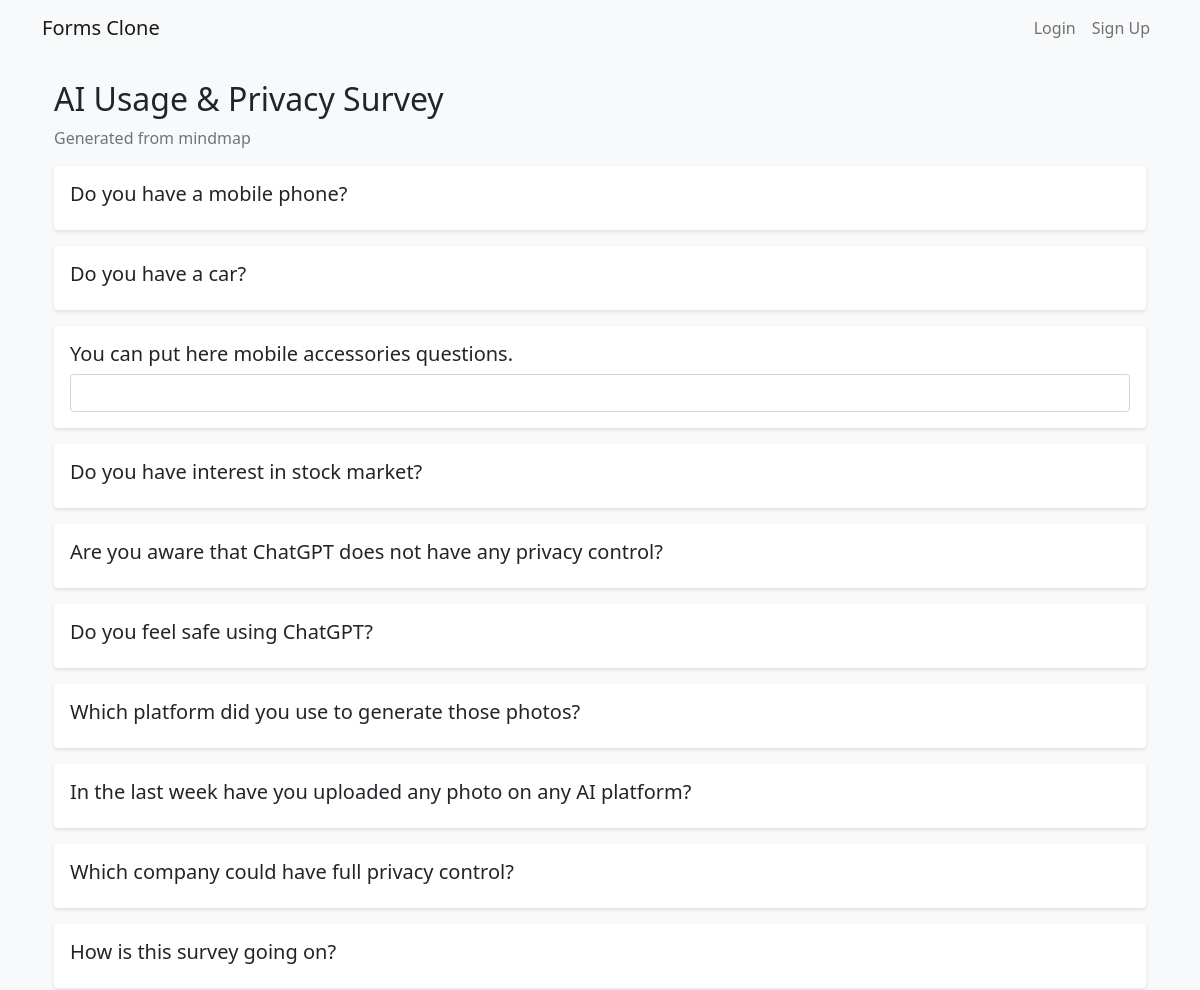
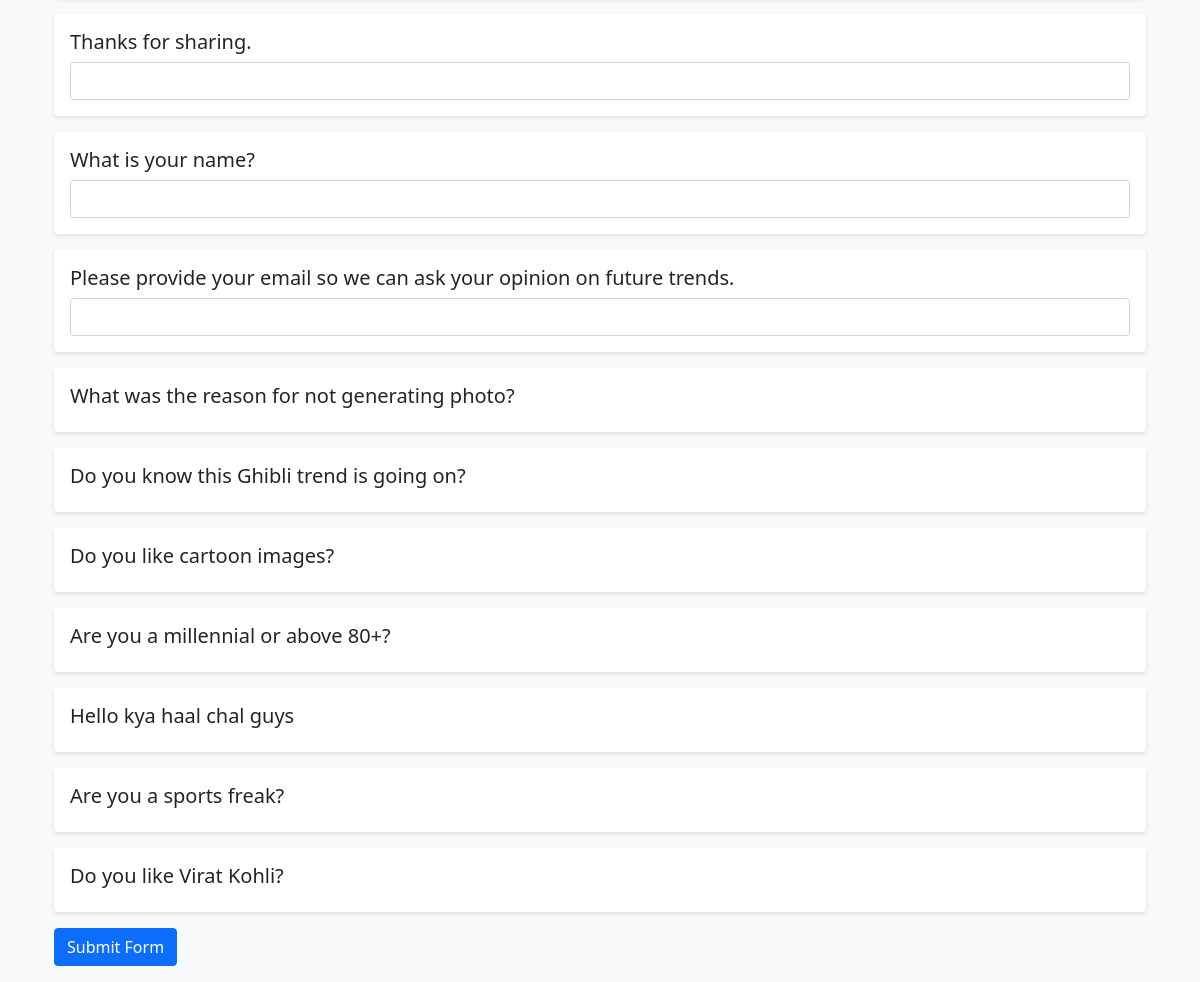
The app's page /form/30 with its own data (2 pictures, top to bottom).
### app.py (models this page shows, shortened)
class Form(db.Model):
    id = db.Column(db.Integer, primary_key=True)
    title = db.Column(db.String(200), nullable=False)
    description = db.Column(db.Text)
    created_at = db.Column(db.DateTime, default=datetime.utcnow)
    user_id = db.Column(db.Integer, db.ForeignKey('user.id', name='fk_form_user'), nullable=False)
    company_id = db.Column(db.Integer, db.ForeignKey('company.id', name='fk_form_company'), nullable=True)
    questions = db.relationship('Question', backref='form', lazy=True, cascade='all, delete-orphan')
    responses = db.relationship('Response', backref='form', lazy=True, cascade='all, delete-orphan')

class Question(db.Model):
    id = db.Column(db.Integer, primary_key=True)
    form_id = db.Column(db.Integer, db.ForeignKey('form.id'), nullable=False)
    question_text = db.Column(db.String(500), nullable=False)
    question_type = db.Column(db.String(20), nullable=False)  # text, multiple_choice, checkbox
    options = db.Column(db.Text)  # JSON string for multiple choice/checkbox options
    required = db.Column(db.Boolean, default=False)
    order = db.Column(db.Integer, nullable=False)

### app.py (the view)
@app.route('/form/<int:form_id>')
def view_form(form_id):
    form = Form.query.get_or_404(form_id)
    return render_template('view_form.html', form=form)

### templates/view_form.html (shortened to what this page needs)
{% extends "base.html" %}
{% block content %}
<div class="container mt-4">
    <h2>{{ form.title }}</h2>
    <p class="text-muted">{{ form.description }}</p>
    <form method="POST" action="{{ url_for('submit_form', form_id=form.id) }}">
        {% for question in form.questions %}
        <div class="card mb-3">
            <div class="card-body">
                <h5 class="card-title">{{ question.question_text }}</h5>
                {% if question.question_type == 'text' %}
                    <input type="text" class="form-control" name="question_{{ question.id }}" required>
                {% elif question.question_type == 'email' %}
                    <input type="email" class="form-control" name="question_{{ question.id }}" required>
                {% endif %}
            </div>
        </div>
        {% endfor %}
        <div class="mb-3">
            <button type="submit" class="btn btn-primary">Submit Form</button>
        </div>
    </form>
</div>
{% endblock %}

### static/css/style.css (style rules this page uses)
body { background-color: #f8f9fa; }
.card { box-shadow: 0 2px 4px rgba(0, 0, 0, 0.1); border: none; }
.card-title { margin-bottom: 0.5rem; font-weight: 500; }

### records on screen
Form: title "AI Usage & Privacy Survey", description "Generated from mindmap"
Question: question_text "Do you have a mobile phone?"
Question: question_text "Do you have a car?"
Question: question_text "You can put here mobile accessories questions."
Question: question_text "Do you have interest in stock market?"
Question: question_text "Are you aware that ChatGPT does not have any privacy control?"
Question: question_text "Do you feel safe using ChatGPT?"
Question: question_text "Which platform did you use to generate those photos?"
Question: question_text "In the last week have you uploaded any photo on any AI platform?"
Question: question_text "Which company could have full privacy control?"
Question: question_text "How is this survey going on?"
Question: question_text "Thanks for sharing."
Question: question_text "What is your name?"
Question: question_text "Please provide your email so we can ask your opinion on future trends."
Question: question_text "What was the reason for not generating photo?"
Question: question_text "Do you know this Ghibli trend is going on?"
Question: question_text "Do you like cartoon images?"
Question: question_text "Are you a millennial or above 80+?"
Question: question_text "Hello kya haal chal guys"
Question: question_text "Are you a sports freak?"
Question: question_text "Do you like Virat Kohli?"
